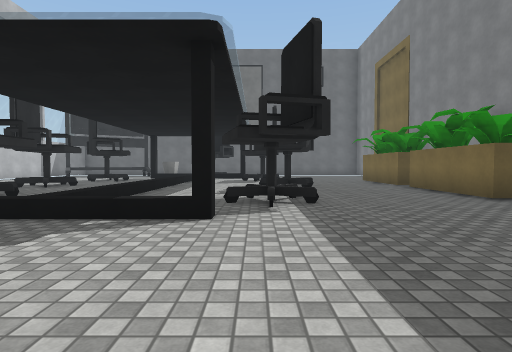
[1] (above)

20 first-person views from a walk through a Unity game level. The camera is 1.2 m above the floor, tilts 2° down and sees 80° across. The floor is counted in squares, 2 m on a side. Each view is taken from the middle of a square. On the plan, view 1 faces up. The plan holds only what a view shows up to about 9 squares ahead; the rest is blank. The place goes on beyond the plan. Surface patterns are stand-ins for the level's own textures.

[2]
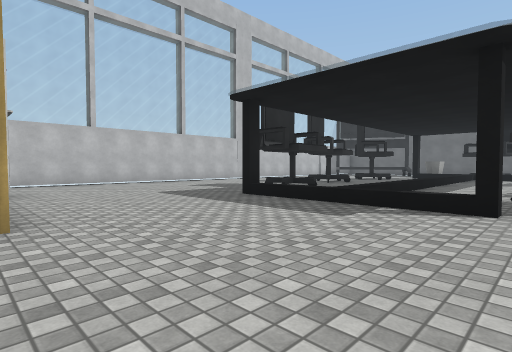

[3]
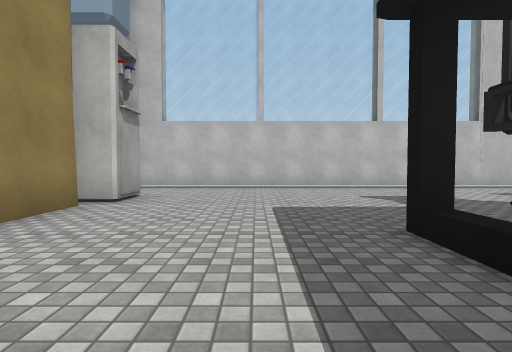

[4]
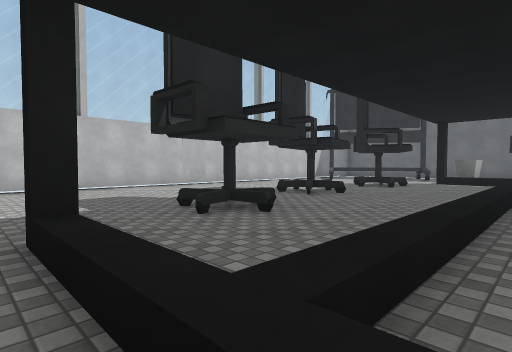

[5]
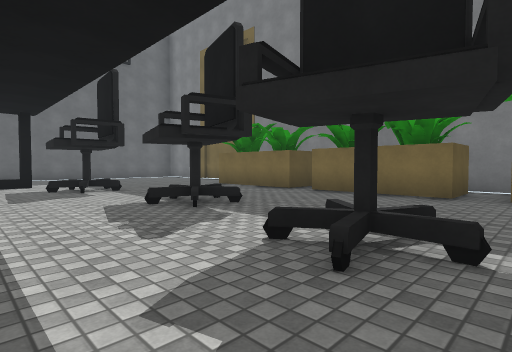

[6]
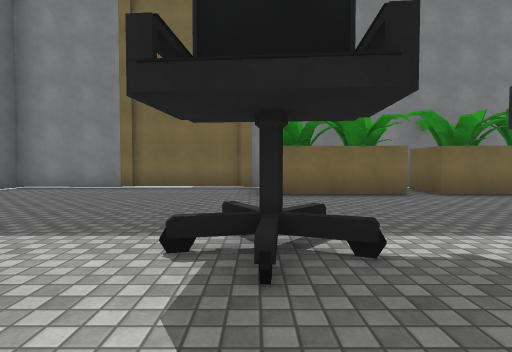

[7]
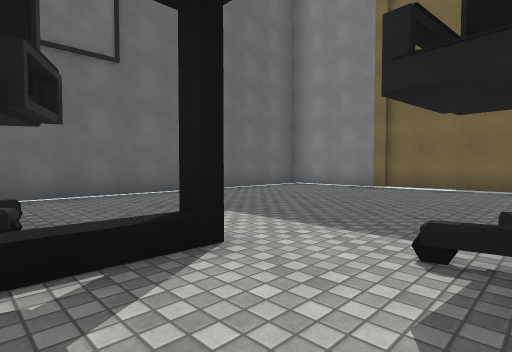

[8]
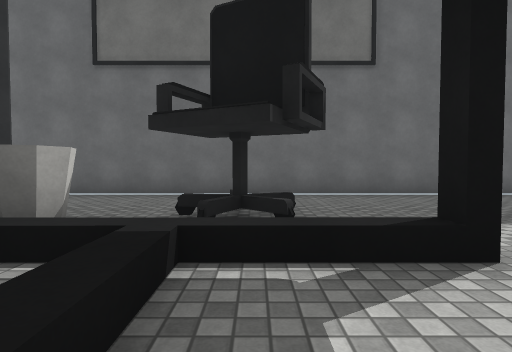

[9]
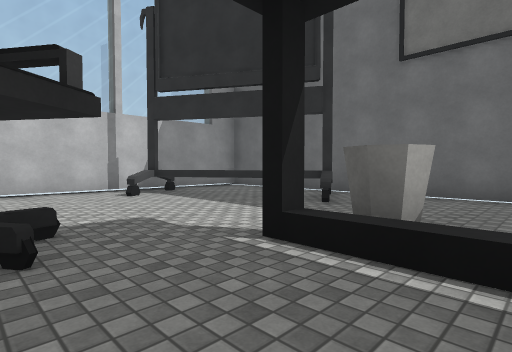

[10]
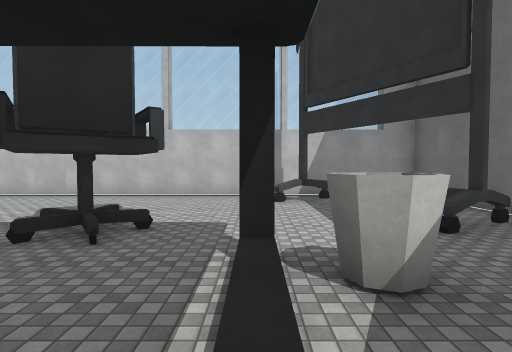

[11]
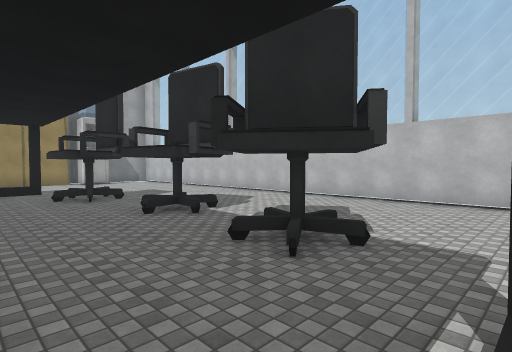

[12]
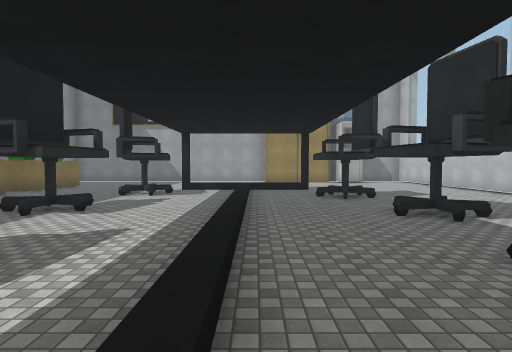

[13]
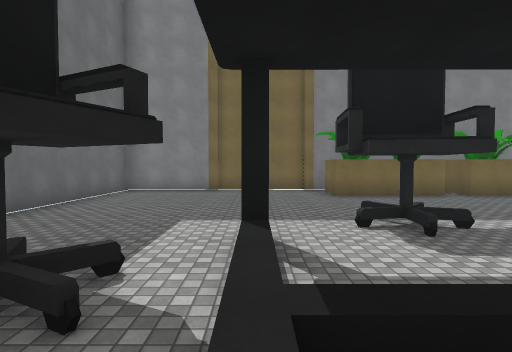

[14]
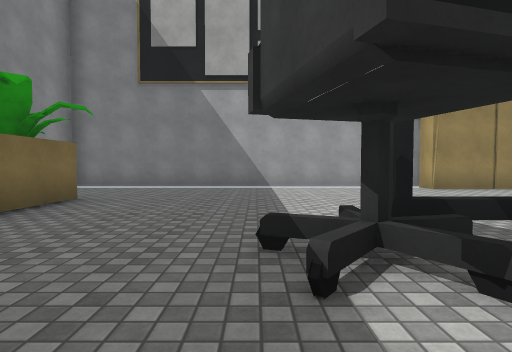

[15]
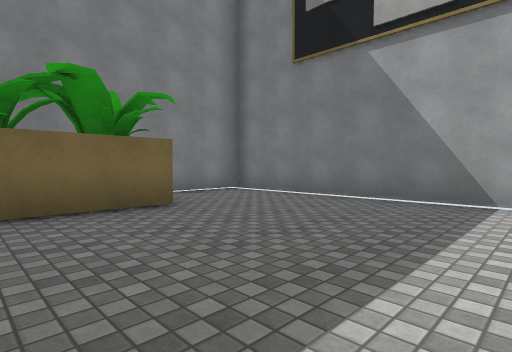

[16]
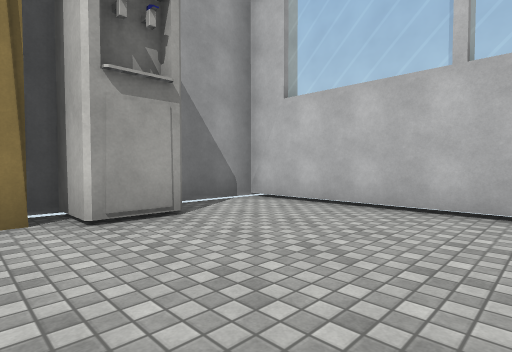

[17]
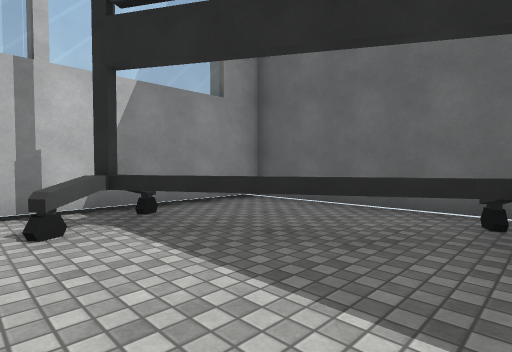

[18]
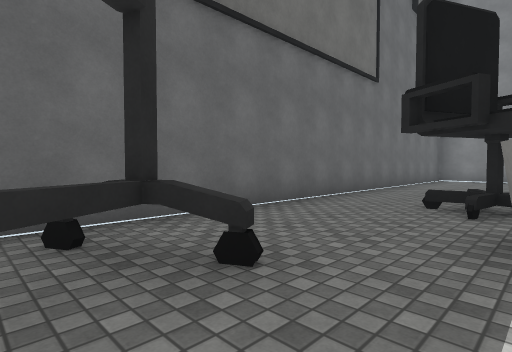

[19]
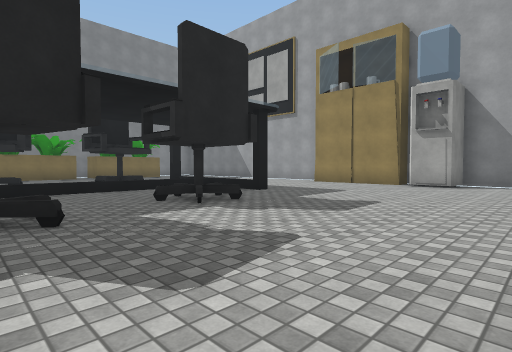

[20]
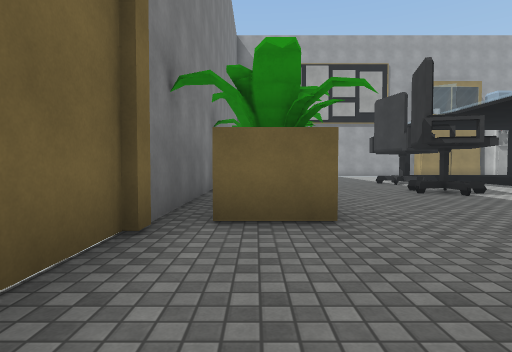

### Floor plan
Key: @ floor where view 1 was taken; # wall or solid block; . floor; / step, stairs or slope; = window, fence, low wall or low ledge; ^ raised ledge; C chair.
Columns run from 11 left of view 1 to 7 right of it. Each row starts with its distance up from view 1.
 19 ##################
 18 #................#
 17 #...=#...........#
 16 #.===....C.......##
 15 #.^....#./........#
 14 #.....=///=.......#
 13 #......./.........#
 12 #....C../..C.....##
 11 #......./... ...##
 10 #......./....... #
  9 #....C../.......##
  8 #......./...C...##
  7 #......./.......#
  6 #.....C./.......
  5 #......./..C.....#
  4 #.....=./.=.....##
  3 #...............#
  2 #...............
  1 #................
  0 #..........@.....#
 -1 #..#####.........#
 -2 ####   ###########

Positions as (right, up) in squares from view 1, and headings:
1: (0, 0), facing up
2: (0, -1), facing up-left
3: (-2, 2), facing left
4: (-2, 3), facing up-left
5: (-2, 4), facing up-right
6: (-2, 12), facing right
7: (-2, 12), facing up-right
8: (-2, 12), facing up
9: (-3, 12), facing up-left
10: (-2, 14), facing left
11: (-3, 14), facing down-left
12: (-3, 14), facing down
13: (-4, 14), facing right
14: (1, 7), facing down
15: (0, 4), facing down-right
16: (-6, 3), facing down-left
17: (-6, 14), facing up-left
18: (-7, 15), facing up-right
19: (-10, 9), facing down-right
20: (5, 15), facing down
